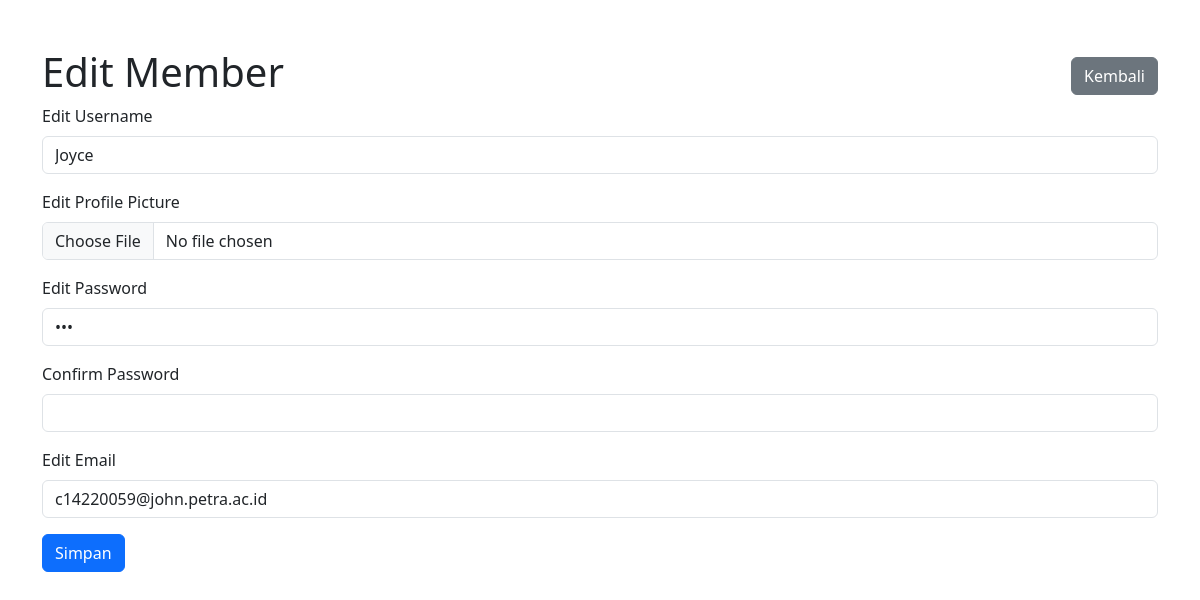
The app's page /edit_member.php?id=8, older data.
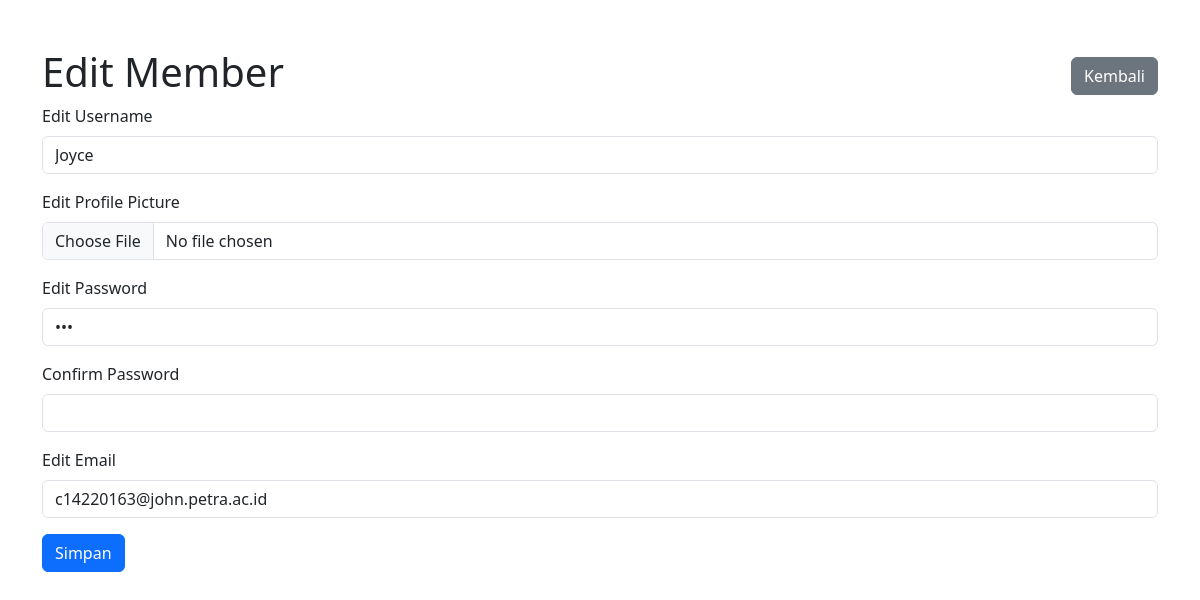
The same page, newer data.
### tables this page shows
CREATE TABLE `accounts` (
  `Id` int(20) NOT NULL,
  `profile_pic` varchar(50) NOT NULL DEFAULT 'default-pp.jpg',
  `username` varchar(255) NOT NULL,
  `email` varchar(255) NOT NULL,
  `password` varchar(200) NOT NULL,
  `user_type` varchar(10) DEFAULT 'user',
  `admin_type` varchar(25) DEFAULT NULL,
  `reset_token_hash` varchar(64) DEFAULT NULL,
  `reset_token_expires_at` datetime DEFAULT NULL
);

### edit_member.php (the view, shortened to what this page needs)
<?php
require "db_connect.php";
$user = null;
function getUserDetails($mysqli, $userId)
{
    $stmt = $mysqli->prepare("SELECT * FROM accounts WHERE Id = ?");
    $stmt->bind_param('i', $userId);
    $stmt->execute();
    $result = $stmt->get_result();
    $userDetails = null;
    if ($result->num_rows > 0) {
        $userDetails = $result->fetch_assoc();
    }
    return $userDetails;
}
if (count($_GET) > 0 && isset($_GET['id'])) {
    $userId = $_GET['id'];
    $user = getUserDetails($mysqli, $userId);
}
?>
<!DOCTYPE html>
<html lang="en">
<head>
    <link href="https://cdn.jsdelivr.net/npm/bootstrap@5.3.2/dist/css/bootstrap.min.css" rel="stylesheet"
>
    <link rel="stylesheet" href="css/index.css">
</head>
<body>
    <div class="container">
        <div class="row mt-5">
            <div class="col-12 d-flex flex-row justify-content-between">
                <h1>Edit Member</h1>
                <span class="d-flex align-items-center"><a class="btn btn-secondary"
                        href="./Admin_member.php">Kembali</a></span>
            </div>
            <div class="col-12">
                <form method="post" enctype="multipart/form-data">
                    <div class="mb-3">
                        <label class="form-label" for="uname">Edit Username</label>
                        <input type="text" class="form-control" id="uname" name="username"
                            value="<?php echo $user ? htmlspecialchars($user['username']) : ''; ?>">
                    </div>
                    <div class="mb-3">
                        <label class="form-label" for="PP">Edit Profile Picture</label>
                        <input type="file" class="form-control" id="PP" name="pp" accept=".jpg, .jpeg, .png">
                    </div>
                    <div class="mb-3">
                        <label class="form-label">Edit Password</label>
                        <input type="password" class="form-control" name="password" value="<?php echo $user ? htmlspecialchars($user['password']) : ''; ?>">
                    </div>
                    <div class="mb-3">
                        <label class="form-label">Confirm Password</label>
                        <input type="password" class="form-control" name="cpass">
                    </div>
                    <div class="mb-3">
                        <label class="form-label">Edit Email</label>
                        <input type="email" class="form-control" name="email"
                            value="<?php echo $user ? htmlspecialchars($user['email']) : ''; ?>">
                    </div>
                    <button type="submit" class="btn btn-primary">Simpan</button>
                </form>
            </div>
        </div>
    </div>
</body>
</html>

Row changes from the older to the newer data that the page shows:
changed accounts "Joyce": email "c14220059@john.petra.ac.id" → "c14220163@john.petra.ac.id"
